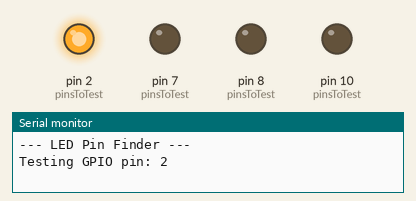
The sketch below on a simulated Arduino Uno, built with avr-gcc and run on an emulated ATmega328P. Shown: output pins drawn as LEDs (lit = HIGH), the last lines printed to the serial monitor.

Above: at 1.0 s.
At 3.5 s:
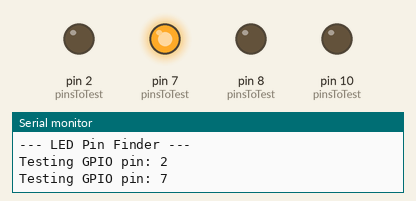
At 6.0 s:
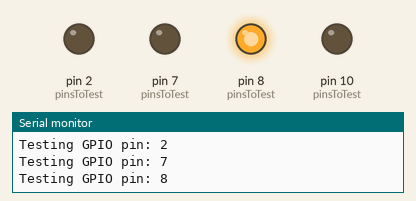
At 8.5 s:
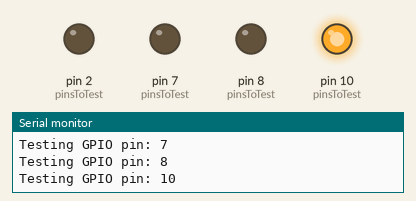
At 11.0 s:
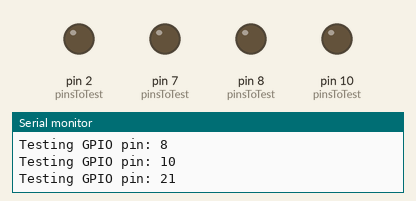
Timing chart, 0 to 16.3 s (numbered marks = the images above):
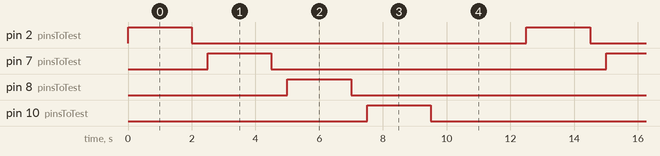

Measured:
- by itself, pin 2 (pinsToTest), pin 7 (pinsToTest), pin 8 (pinsToTest), pin 10 (pinsToTest): alternates HIGH for 2.0 s and LOW for 10.5 s
- by itself, everything shown: repeats every 12.5 s, in 8 steps

The sketch:

led_finder.ino
```cpp
/*
 * ESP32-C3 LED Pin Finder (Watchdog & Pin Fix)
 *
 * This sketch will blink a series of common LED pins one by one.
 * Watch the built-in LED on your board. When it blinks, check the
 * Serial Monitor to see which GPIO pin is the correct one.
 */

// An array of common pins to test for the built-in LED. Removed pin 13 which does not exist on ESP32-C3.
const int pinsToTest[] = {2, 7, 8, 10, 21};

void setup() {
  Serial.begin(115200);
  Serial.println("--- LED Pin Finder ---");

  // Set all the pins we want to test as outputs
  for (int pin : pinsToTest) {
    pinMode(pin, OUTPUT);
  }
}

void loop() {
  // Loop through each pin in our array
  for (int pin : pinsToTest) {
    // Print which pin we are currently testing
    Serial.print("Testing GPIO pin: ");
    Serial.println(pin);

    // Turn the LED on for 2 seconds
    digitalWrite(pin, HIGH);
    delay(2000);

    // Turn the LED off
    digitalWrite(pin, LOW);
    delay(500); // Short pause before the next pin

    // Add yield() to prevent the watchdog timer from rebooting the chip.
    yield();
  }
}
```
